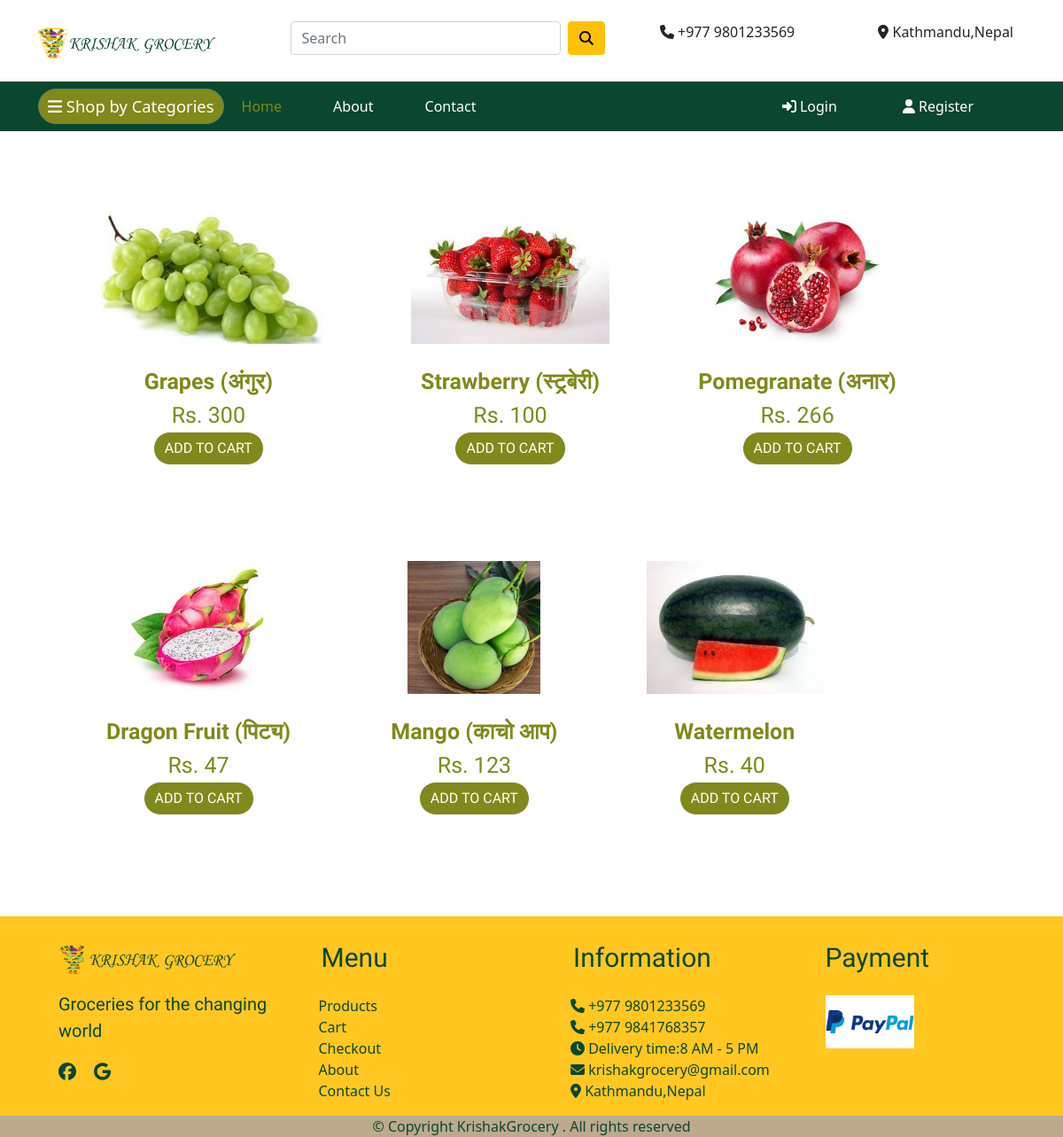
/fruits/, run on the app's committed database.
### app/models.py (models this page shows, shortened)
class Product(models.Model):
    title = models.CharField(max_length=100)
    selling_price = models.IntegerField()
    category = models.CharField(choices=CATEGORY_CHOICES, max_length=2)
    product_image = models.ImageField(upload_to='productimg')

### app/views.py (the view)
# urls.py: path('fruits/', views.fruits, name='fruits'),
def fruits(request):
    fruits= Product.objects.filter(category='F')
    return render(request, 'app/fruits.html',{'fruits':fruits})

### app/templates/app/fruits.html (shortened to what this page needs)
{% extends 'app/base.html' %}
{% load static %}
{% block main-content %}
<div class="container pt-5 pb-5">
<div class="mx-3">
   {% for f in fruits %}
   <a href="{% url 'product-detail' f.id  %}" class="btn hoverzoom">
     <div class="item" id="fruit">
       <img src="{{f.product_image.url}}" alt="" height="150px">
       <br>
       <br>
       <span class="fw-bold textwrap">{{f.title}}</span>
       <br>
       <span class="fs-5">Rs. {{f.selling_price}}</span>
     <div class="box-element product pb-4">
       <button class="btn btn-light add-btn">ADD TO CART </button>
     </div>
   </div>
  </a>
   {% endfor %}
</div>
</div>
{% endblock main-content %}

### app/static/app/css/style.css (style rules this page uses)
.textwrap { white-space:nowrap; overflow:hidden !important; text-overflow:ellipsis; }
.hoverzoom { transition:.1s; }
* { box-sizing: border-box; margin: 0px; padding: 0px; }
.container { width: 100%; margin: auto; padding-right: 13px; padding-left: 13px; }
a { color: black; text-decoration: none; }
span.fw-bold { font-size: 25px; }
span.fs-5 { font-size: 25px !important; }
.btn .btn-light { background-color: #80891B; border-radius: 30px; color: #fff; }
#fruit ,#vegs ,#leafy ,#search { padding: 35px; color:#80891B !important; font-family:Open Sans Condensed ; }

### data on the page
Product: product_image (picture), title "Grapes (अंगुर)", selling_price "300"
Product: product_image (picture), title "Strawberry (स्ट्रबेरी)", selling_price "100"
Product: product_image (picture), title "Pomegranate (अनार)", selling_price "266"
Product: product_image (picture), title "Dragon Fruit (पिट्य)", selling_price "47"
Product: product_image (picture), title "Mango (काचो आप)", selling_price "123"
Product: product_image (picture), title "Watermelon", selling_price "40"
